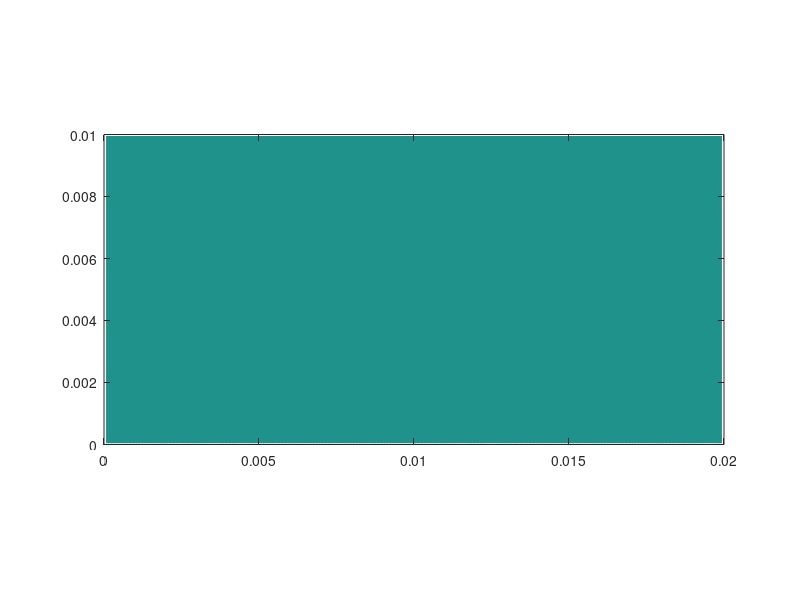

MATLAB code to generate this figure: (Note: this script raises an error after producing the figure.)
function [U,V]=thermal_convection_projection()
%MIT18086_NAVIERSTOKES
%    Solves the incompressible Navier-Stokes equations in a
%    rectangular domain with prescribed velocities along the
%    boundary. The solution method is finite differencing on
%    a staggered grid with implicit diffusion and a Chorin
%    projection method for the pressure.
%    Visualization is done by a colormap-isoline plot for
%    pressure and normalized quiver and streamline plot for
%    the velocity field.
%    The standard setup solves a lid driven cavity problem.

% 07/2007 by Benjamin Seibold
%            http://www-math.mit.edu/~seibold/
% Feel free to modify for teaching and learning.
%-----------------------------------------------------------------------
dt = 1e-4;    % time step
tf = 2000e-3;    % final time
ly = 0.01;    % height of box
lx = 2*ly;    % width of box
nx = 200;      % number of x-gridpoints
ny = 200;      % number of y-gridpoints
nsteps = 10;  % number of steps with graphic output
%----------------------------- Thermal coefficients -------------------
b = 3e-3;                       % thermal expansion coefficient
l = 2.2e-5;                     % thermal conductivity
nu = 1.54e-5;                   % dynamic viscosity
g = 9.8;                        % gravity
T1 = 313;                       % T north boundary
T2 = 323;                       % T south boundary
Ra = (b*g*(T2-T1)*ly^3)/(nu*l); % Rayleigh number
Pr = nu/l;                      % Prandtl number
Re = 1/nu;                      % Reynolds number
%-----------------------------------------------------------------------
nt = ceil(tf/dt); dt = tf/nt;
x = linspace(0,lx,nx+1); hx = lx/nx;
y = linspace(0,ly,ny+1); hy = ly/ny;
[X,Y] = meshgrid(y,x);
%-----------------------------------------------------------------------
% initial conditions
T0 = (T1+T2)/2;
U = zeros(nx-1,ny); V = zeros(nx,ny-1); T = zeros(nx,ny-1)+T0;
% boundary conditions
uN = x*0+0;    vN = avg(x)*0;   TN = avg(x)*0+T1;
uS = x*0;      vS = avg(x)*0;   TS = avg(x)*0+T2;
uW = avg(y)*0; vW = y*0;        TW = y*0+T0;
uE = avg(y)*0; vE = y*0;        TE = y*0+T0;
%-----------------------------------------------------------------------
Ubc = dt/Re*([2*uS(2:end-1)' zeros(nx-1,ny-2) 2*uN(2:end-1)']/hx^2+...
      [uW;zeros(nx-3,ny);uE]/hy^2);
Vbc = dt/Re*([vS' zeros(nx,ny-3) vN']/hx^2+...
      [2*vW(2:end-1);zeros(nx-2,ny-1);2*vE(2:end-1)]/hy^2);
Tbc = ([TS' zeros(nx,ny-3) TN']/hx^2+...
      [2*TW(2:end-1);zeros(nx-2,ny-1);2*TE(2:end-1)]/hy^2);

fprintf('initialization')
Lp = kron(speye(ny),K1(nx,hx,1))+kron(K1(ny,hy,1),speye(nx));
Lp(1,1) = 3/2*Lp(1,1);
perp = symamd(Lp); Rp = chol(Lp(perp,perp)); Rpt = Rp';
Lu = speye((nx-1)*ny)+dt/Re*(kron(speye(ny),K1(nx-1,hx,2))+...
     kron(K1(ny,hy,3),speye(nx-1)));
peru = symamd(Lu); Ru = chol(Lu(peru,peru)); Rut = Ru';
Lv = speye(nx*(ny-1))+dt/Re*(kron(speye(ny-1),K1(nx,hx,3))+...
     kron(K1(ny-1,hy,2),speye(nx)));
perv = symamd(Lv); Rv = chol(Lv(perv,perv)); Rvt = Rv';
LT = speye(nx*ny)+dt*l*(kron(speye(ny),K1(nx,hx,1))+kron(K1(ny,hy,1),speye(nx)));
LT(1,1) = LT(1,1);%maybe 5/2;
perT = symamd(LT); RT = chol(LT(perT,perT)); RTt = RT';
Lq = kron(speye(ny-1),K1(nx-1,hx,2))+kron(K1(ny-1,hy,2),speye(nx-1));
perq = symamd(Lq); Rq = chol(Lq(perq,perq)); Rqt = Rq';

fprintf(', time loop\n--20%%--40%%--60%%--80%%-100%%\n')
for k = 1:nt
   % treat nonlinear terms
   gamma = min(1.2*dt*max(max(max(abs(U)))/hx,max(max(abs(V)))/hy),1);
   Ue = [uW;U;uE]; Ue = [2*uS'-Ue(:,1) Ue 2*uN'-Ue(:,end)];
   Ve = [vS' V vN']; Ve = [2*vW-Ve(1,:);Ve;2*vE-Ve(end,:)];
   Te = [TS' T TN']; Te = [Te(1,:);Te;Te(end,:)];
   Ua = avg(Ue')'; Ud = diff(Ue')'/2;
   Va = avg(Ve);   Vd = diff(Ve)/2;
   UVx = diff(Ua.*Va-gamma*abs(Ua).*Vd)/hx;
   UVy = diff((Ua.*Va-gamma*Ud.*abs(Va))')'/hy;
   Ua = avg(Ue(:,2:end-1));   Ud = diff(Ue(:,2:end-1))/2;
   Va = avg(Ve(2:end-1,:)')'; Vd = diff(Ve(2:end-1,:)')'/2;
   U2x = diff(Ua.^2-gamma*abs(Ua).*Ud)/hx;
   V2y = diff((Va.^2-gamma*abs(Va).*Vd)')'/hy;
   U = U-dt*(UVy(2:end-1,:)+U2x);
   V = V-dt*(UVx(:,2:end-1)+V2y);
   % implicit viscosity
   rhs = reshape(U+Ubc,[],1);
   u(peru) = Ru\(Rut\rhs(peru));
   U = reshape(u,nx-1,ny);
   % Buoyancy force included
   rhs = reshape(V+Vbc+dt*(b*g*(T-T0)),[],1);

   v(perv) = Rv\(Rvt\rhs(perv));
   V = reshape(v,nx,ny-1);
   
   % pressure correction
   rhs = reshape(diff([uW;U;uE])/hx+diff([vS' V vN']')'/hy,[],1);
   p(perp) = -Rp\(Rpt\rhs(perp));
   P = reshape(p,nx,ny);
   U = U-diff(P)/hx;
   V = V-diff(P')'/hy;
   
   % temperature update
   %rhs = reshape(Ta - dt*Ua*diff([TW;T;TE])/hx+dt*Va*diff([TS' T TN']')'/hy,[],1);%Issue with Tx
   Tay = diff(Te(2:end-1,:)')';
   Ta = avg(Te(2:end-1,:)')';
   Tax = avg(avg(diff(Te))')';
   rhs = reshape(Ta - dt*Ua*Tax/hx - dt*Va*Tay/hy,[],1);%at cell centers
   t(perT) = RT\(RTt\rhs(perT));
   T = reshape(t,nx,ny);
   T = avg(T')';%Tshifted to match with v
   
   % visualization
   if floor(25*k/nt)>floor(25*(k-1)/nt), fprintf('.'), end
   if k==1|floor(nsteps*k/nt)>floor(nsteps*(k-1)/nt)
      % stream function
      figure(1);
      rhs = reshape(diff(U')'/hy-diff(V)/hx,[],1);
      q(perq) = Rq\(Rqt\rhs(perq));
      Q = zeros(nx+1,ny+1);
      Q(2:end-1,2:end-1) = reshape(q,nx-1,ny-1);
      clf, contourf(avg(x),avg(y),P',20,'w-'), hold on
      contour(x,y,Q',20,'k-');
      Ue = [uS' avg([uW;U;uE]')' uN'];
      Ve = [vW;avg([vS' V vN']);vE];
      Len = sqrt(Ue.^2+Ve.^2+eps);
      quiver(x,y,(Ue./Len)',(Ve./Len)',.4,'k-')
      hold off, axis equal, axis([0 lx 0 ly])
      p = sort(p); caxis(p([8 end-7]))
      title(sprintf('Re = %0.1g   t = %0.2g',Re,k*dt))
      drawnow
      figure(2);
      contourf(T'); colorbar;
   end
end
fprintf('\n')

%=======================================================================

function B = avg(A,k)
if nargin<2, k = 1; end
if size(A,1)==1, A = A'; end
if k<2, B = (A(2:end,:)+A(1:end-1,:))/2; else, B = avg(A,k-1); end
if size(A,2)==1, B = B'; end

function A = K1(n,h,a11)
% a11: Neumann=1, Dirichlet=2, Dirichlet mid=3;
A = spdiags([-1 a11 0;ones(n-2,1)*[-1 2 -1];0 a11 -1],-1:1,n,n)'/h^2;
